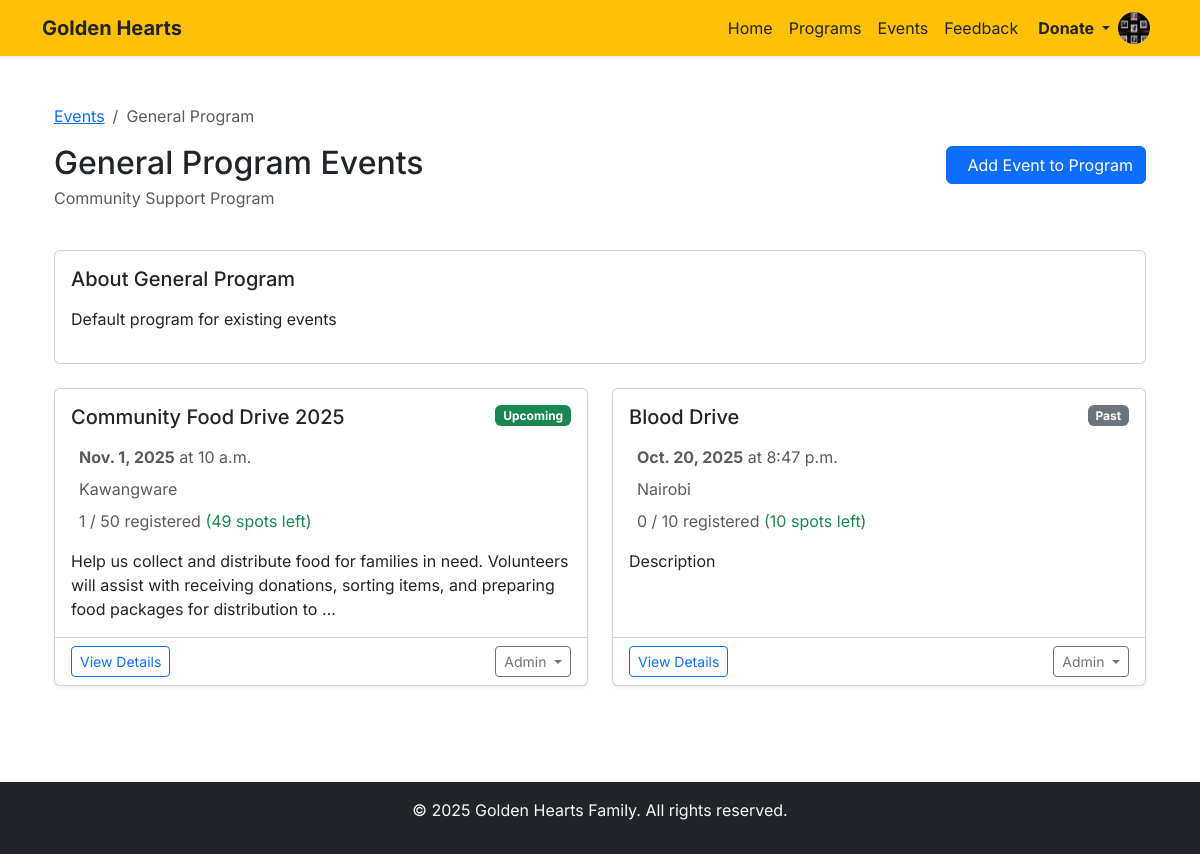
Screenshot of /events/program/1/events/ (signed in) with the database file from the repository.
### programs/models.py (models this page shows, shortened)
class Program(models.Model):
    CATEGORY_CHOICES = (
        ('health', 'Health'),
        ('education', 'Education'),
        ('environment', 'Environment'),
        ('community', 'Community Support'),
    )
    name = models.CharField(max_length=255, unique=True)
    description = models.TextField()
    category = models.CharField(max_length=50, choices=CATEGORY_CHOICES, default='community')
    start_date = models.DateField(null=True, blank=True)
    end_date = models.DateField(null=True, blank=True)
    created_by = models.ForeignKey(
        User, on_delete=models.SET_NULL, null=True, blank=True,
        limit_choices_to={'role': 'admin'}, related_name='created_programs'
    )
    is_active = models.BooleanField(default=True)
    date_created = models.DateTimeField(auto_now_add=True)
    class Meta:
        ordering = ['-date_created']
        verbose_name = 'Program'
        verbose_name_plural = 'Programs'

### events/models.py (models this page shows, shortened)
class Event(models.Model):
    title = models.CharField(max_length=200)
    description = models.TextField()
    program = models.ForeignKey(
        Program,
        on_delete=models.CASCADE,
        related_name='events'
    )
    date = models.DateField()
    time = models.TimeField()
    location = models.CharField(max_length=200)
    capacity = models.PositiveIntegerField(default=0)
    is_featured = models.BooleanField(default=False)
    created_at = models.DateTimeField(auto_now_add=True)
    updated_at = models.DateTimeField(auto_now=True)
    created_by = models.ForeignKey(
        settings.AUTH_USER_MODEL,
        on_delete=models.SET_NULL,
        null=True,
        related_name='created_events'
    )
    class Meta:
        ordering = ['-date', '-time']
    @property
    def is_past(self):
        return self.date < timezone.now().date()
    @property
    def approved_registrations_count(self):
        return self.registrations.filter(approved=True).count()
    @property
    def available_spots(self):
        return max(0, self.capacity - self.approved_registrations_count)
    @property
    def is_full(self):
        return self.capacity > 0 and self.approved_registrations_count >= self.capacity

### events/views.py (the view)
# urls.py: path('program/<int:program_id>/events/', views.events_by_program, name='events_by_program'),
def events_by_program(request, program_id):
    program = get_object_or_404(Program, id=program_id, is_active=True)
    events = Event.objects.filter(program=program).order_by('-date', '-time')
    return render(request, 'events/events_by_program.html', {
        'program': program,
        'events': events
    })

### accounts/models.py (called while the page is built)
    def get_profile_picture_url(self):
        if self.profile_picture and hasattr(self.profile_picture, 'url'):
            try:
                if os.path.exists(self.profile_picture.path):
                    return self.profile_picture.url
            except (ValueError, FileNotFoundError):
                pass
        return None

### events/templates/events/events_by_program.html (shortened to what this page needs)
{% extends 'base.html' %}
{% load static %}
{% block content %}
<div class="container py-4">
    <div class="d-flex justify-content-between align-items-center mb-4">
        <div>
            <nav aria-label="breadcrumb">
                <ol class="breadcrumb">
                    <li class="breadcrumb-item"><a href="{% url 'events:event_list' %}">Events</a></li>
                    <li class="breadcrumb-item active">{{ program.name }}</li>
                </ol>
            </nav>
            <h1 class="h2 mb-1">{{ program.name }} Events</h1>
            <p class="text-muted">{{ program.get_category_display }} Program</p>
        </div>
        {% if user.is_authenticated and user.role == 'admin' %}
            <a href="{% url 'events:event_create' %}?program={{ program.id }}" class="btn btn-primary">
                Add Event to Program
            </a>
        {% endif %}
    </div>
    {% if program.description %}
    <div class="card mb-4">
        <div class="card-body">
            <h5 class="card-title">About {{ program.name }}</h5>
            <p class="card-text">{{ program.description|linebreaks }}</p>
        </div>
    </div>
    {% endif %}
    <div class="row">
        {% for event in events %}
        <div class="col-lg-6 mb-4">
            <div class="card h-100 shadow-sm">
                <div class="card-body">
                    <div class="d-flex justify-content-between align-items-start mb-3">
                        <h5 class="card-title mb-0">{{ event.title }}</h5>
                        {% if event.is_full %}
                            <span class="badge bg-danger">Full</span>
                        {% elif event.is_past %}
                            <span class="badge bg-secondary">Past</span>
                        {% else %}
                            <span class="badge bg-success">Upcoming</span>
                        {% endif %}
                    </div>
                    <div class="text-muted mb-3">
                        <div class="mb-2">
                            <strong>{{ event.date }}</strong> at {{ event.time }}
                        </div>
                        <div class="mb-2">
                            {{ event.location }}
                        </div>
                        {% if event.capacity > 0 %}
                        <div class="mb-2">
                            {{ event.approved_registrations_count }} / {{ event.capacity }} registered
                            {% if event.available_spots > 0 %}
                                <span class="text-success">({{ event.available_spots }} spots left)</span>
                            {% endif %}
                        </div>
                        {% endif %}
                    </div>
                    <p class="card-text">{{ event.description|truncatewords:25 }}</p>
                </div>
                <div class="card-footer bg-transparent">
                    <div class="d-flex justify-content-between align-items-center">
                        <a href="{% url 'events:event_detail' event.id %}" class="btn btn-outline-primary btn-sm">
                            View Details
                        </a>
                        {% if user.is_authenticated and user.role == 'admin' %}
                        <div class="dropdown">
                            <button class="btn btn-outline-secondary btn-sm dropdown-toggle" type="button"
                                    data-bs-toggle="dropdown">
                                Admin
                            </button>
                        </div>
                        {% endif %}
                    </div>
                </div>
            </div>
        </div>
        {% endfor %}
    </div>
</div>
{% endblock %}

### templates/base.html (style rules this page uses)
body { font-family: 'Inter', sans-serif; }

### rows the page displays
Program: name "General Program", category "Community Support", description "Default program for existing events"
Event: title "Community Food Drive 2025", shows "Upcoming", date "Nov. 1, 2025", time "10 a.m.", location "Kawangware", approved_registrations_count "1", capacity "50", available_spots "49", description "Help us collect and distribute food for families in need. Volunteers will assist with receiving donations, sorting items, and preparing food packages for distribution to …"
Event: title "Blood Drive", shows "Past", date "Oct. 20, 2025", time "8:47 p.m.", location "Nairobi", approved_registrations_count "0", capacity "10", available_spots "10", description "Description"
